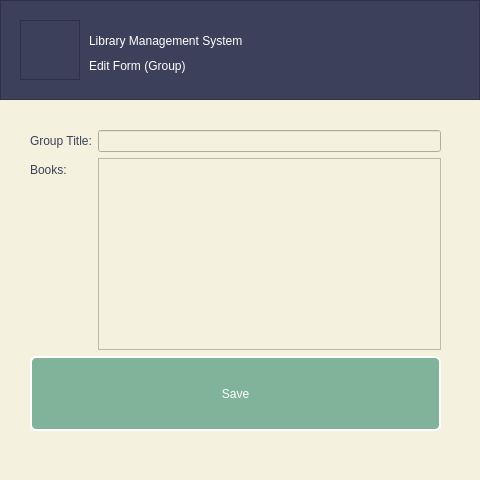
<?xml version="1.0" encoding="UTF-8"?>
<ui version="4.0">
 <class>editGroup</class>
 <widget class="QWidget" name="editGroup">
  <property name="geometry">
   <rect>
    <x>0</x>
    <y>0</y>
    <width>480</width>
    <height>480</height>
   </rect>
  </property>
  <property name="minimumSize">
   <size>
    <width>480</width>
    <height>480</height>
   </size>
  </property>
  <property name="maximumSize">
   <size>
    <width>480</width>
    <height>480</height>
   </size>
  </property>
  <property name="windowTitle">
   <string>Form</string>
  </property>
  <property name="styleSheet">
   <string notr="true">QWidget
{
	background-color: rgb(244, 241, 222);
	color: rgb(61, 64, 91);
}
QPushButton
{
	font: 10pt &quot;IRANYekan&quot;;
	background-color: rgb(129, 178, 154);
	color: rgb(255, 255, 255);
    border: 2px solid rgb(255, 255, 255);
    border-radius: 6px;
}
QPushButton:hover
{
	background-color: rgb(242, 204, 143);
}
QLineEdit
{
	font: 8pt &quot;IRANYekan&quot;;
}
QLabel
{
	font: 8pt &quot;IRANYekan&quot;;
}</string>
  </property>
  <widget class="QFrame" name="frame_top">
   <property name="geometry">
    <rect>
     <x>0</x>
     <y>0</y>
     <width>480</width>
     <height>100</height>
    </rect>
   </property>
   <property name="styleSheet">
    <string notr="true">background-color: rgb(61, 64, 91);
color: rgb(255, 255, 255);</string>
   </property>
   <property name="frameShape">
    <enum>QFrame::StyledPanel</enum>
   </property>
   <property name="frameShadow">
    <enum>QFrame::Raised</enum>
   </property>
   <widget class="QFrame" name="frame_icon">
    <property name="geometry">
     <rect>
      <x>20</x>
      <y>20</y>
      <width>60</width>
      <height>60</height>
     </rect>
    </property>
    <property name="styleSheet">
     <string notr="true">image: url(:/icons/icons/edit_group.png);</string>
    </property>
    <property name="frameShape">
     <enum>QFrame::StyledPanel</enum>
    </property>
    <property name="frameShadow">
     <enum>QFrame::Raised</enum>
    </property>
   </widget>
   <widget class="QLabel" name="label_title">
    <property name="geometry">
     <rect>
      <x>89</x>
      <y>25</y>
      <width>381</width>
      <height>31</height>
     </rect>
    </property>
    <property name="styleSheet">
     <string notr="true">font: 75 12pt &quot;IRANYekan&quot;;</string>
    </property>
    <property name="text">
     <string>Library Management System</string>
    </property>
   </widget>
   <widget class="QLabel" name="label">
    <property name="geometry">
     <rect>
      <x>89</x>
      <y>55</y>
      <width>311</width>
      <height>21</height>
     </rect>
    </property>
    <property name="styleSheet">
     <string notr="true">font: 25 8pt &quot;IRANYekan Light&quot;;</string>
    </property>
    <property name="text">
     <string>Edit Form (Group) </string>
    </property>
   </widget>
  </widget>
  <widget class="QWidget" name="formLayoutWidget">
   <property name="geometry">
    <rect>
     <x>30</x>
     <y>130</y>
     <width>411</width>
     <height>301</height>
    </rect>
   </property>
   <layout class="QFormLayout" name="formLayout">
    <item row="0" column="0">
     <widget class="QLabel" name="label_gptitle">
      <property name="text">
       <string>Group Title:</string>
      </property>
     </widget>
    </item>
    <item row="0" column="1">
     <widget class="QLineEdit" name="lineEdit_gptitle">
      <property name="readOnly">
       <bool>true</bool>
      </property>
     </widget>
    </item>
    <item row="1" column="1">
     <widget class="QListWidget" name="listWidget">
      <property name="selectionMode">
       <enum>QAbstractItemView::MultiSelection</enum>
      </property>
      <property name="selectionBehavior">
       <enum>QAbstractItemView::SelectRows</enum>
      </property>
      <property name="sortingEnabled">
       <bool>true</bool>
      </property>
     </widget>
    </item>
    <item row="1" column="0">
     <widget class="QLabel" name="label_book">
      <property name="text">
       <string>Books:</string>
      </property>
     </widget>
    </item>
    <item row="2" column="0" colspan="2">
     <widget class="QPushButton" name="pushButton_add">
      <property name="sizePolicy">
       <sizepolicy hsizetype="Expanding" vsizetype="Expanding">
        <horstretch>0</horstretch>
        <verstretch>0</verstretch>
       </sizepolicy>
      </property>
      <property name="text">
       <string>Save</string>
      </property>
     </widget>
    </item>
   </layout>
  </widget>
 </widget>
 <resources/>
 <connections/>
</ui>
